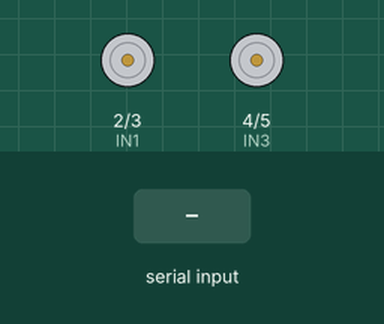
This sketch was run on a simulated Arduino Uno, built with avr-gcc and run on an emulated ATmega328P. On the bench: motor-driver pin pairs drawn as motors (green arrow = first pin HIGH = forward, orange = second pin HIGH = backward, longer = more drive). The inputs (shaded band) are chosen by the test bench.

Above: at 1.2 s.
1.3 s: "L" received over Serial
At 1.8 s:
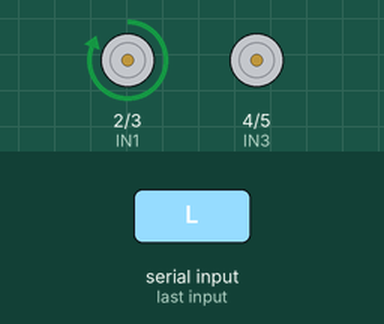
2.8 s: "R" received over Serial
At 4.0 s:
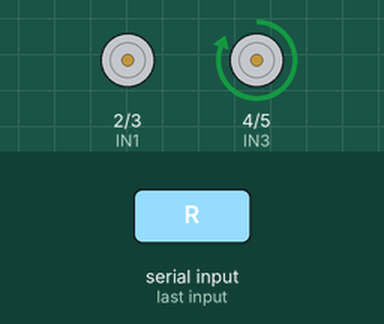
4.3 s: "F" received over Serial
At 5.3 s:
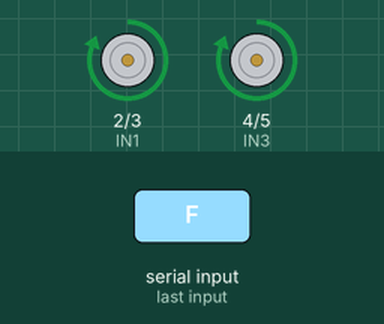
5.8 s: "B" received over Serial
At 6.4 s:
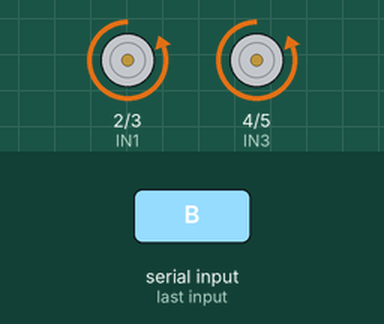
7.3 s: "S" received over Serial
At 7.6 s:
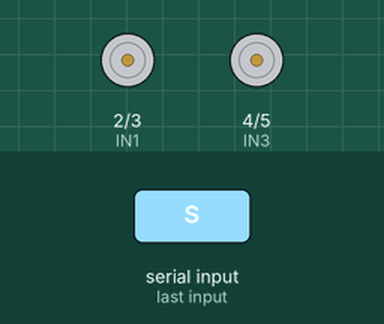
Timing chart, 0 to 9.8 s (numbered marks = the images above; inputs shaded):
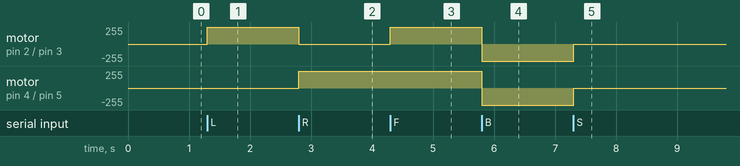

The sketch:

car.ino
```cpp
// Проблема с компиляцией в Arduino IDE 1.6.5
// Чтобы решить, надо в libraries заменить каталог IRemote на архив отсюда: https://github.com/z3t0/Arduino-IRremote
// Подробнее: https://github.com/z3t0/Arduino-IRremote/issues/53#issuecomment-60281017

// Motor control
int IN1 = 2;
int IN2 = 3;
int IN3 = 4;
int IN4 = 5;

void setup()
{
  pinMode (IN1, OUTPUT);
  pinMode (IN2, OUTPUT);
  pinMode (IN3, OUTPUT);
  pinMode (IN4, OUTPUT);
  Serial.begin(9600);
}

void loop()
{
  if (Serial.available())
  {
    int command = Serial.read();
    driveCar(command);
  }
}

// Bluetooth version. Download the program and look for letters in settings
// https://play.google.com/store/apps/details?id=braulio.calle.bluetoothRCcontroller&hl=en
void driveCar(int val)
{
  switch(val)
  {
    case 'L':
      left();
      break;
    case 'R':
      right();
      break;
    case 'F':
      forward();
      break;
    case 'B':
      back();
      break;
    case 'S':
      fullstop();
      break;
  }
}

void forward()
{
  leftforward();
  rightforward();
}

void fullstop()
{
  leftstop();
  rightstop();
}

void back()
{
  leftback();
  rightback();
}

void left()
{
  leftstop();
  rightforward();
}

void right()
{
  rightstop();
  leftforward();
}

void leftforward()
{
  digitalWrite (IN3, HIGH);
  digitalWrite (IN4, LOW);
}

void leftstop()
{
  digitalWrite (IN3, LOW);
  digitalWrite (IN4, LOW);
}


void leftback()
{
  digitalWrite (IN3, LOW);
  digitalWrite (IN4, HIGH);
}

void rightforward()
{
  digitalWrite (IN1, HIGH);
  digitalWrite (IN2, LOW);
}

void rightstop()
{
  digitalWrite (IN1, LOW);
  digitalWrite (IN2, LOW);
}

void rightback()
{
  digitalWrite (IN1, LOW);
  digitalWrite (IN2, HIGH);
}
```

Measured:
- after the input at 1.3 s, motor on pin 2 (IN1) / pin 3 (IN2): stopped → forward 255/255 at once
- after the input at 2.8 s, motor on pin 2 (IN1) / pin 3 (IN2): forward 255/255 → stopped at once; motor on pin 4 (IN3) / pin 5 (IN4): stopped → forward 255/255 at once
- after the input at 4.3 s, motor on pin 2 (IN1) / pin 3 (IN2): stopped → forward 255/255 at once
- after the input at 5.8 s, motor on pin 2 (IN1) / pin 3 (IN2), motor on pin 4 (IN3) / pin 5 (IN4): forward 255/255 → backward 255/255 at once
- after the input at 7.3 s, motor on pin 2 (IN1) / pin 3 (IN2), motor on pin 4 (IN3) / pin 5 (IN4): backward 255/255 → stopped at once
